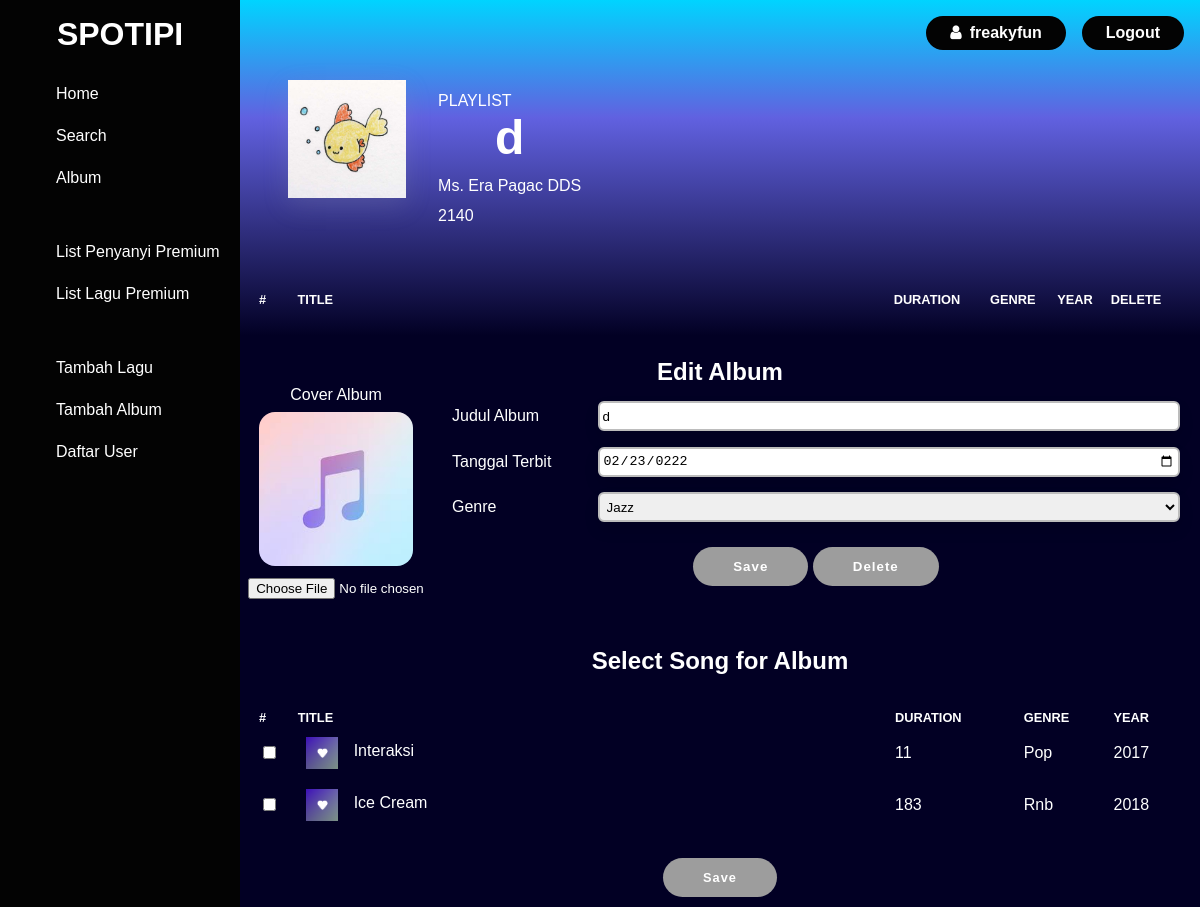
The app's page /src/albumDetail.php?id=76 (signed in), older data.
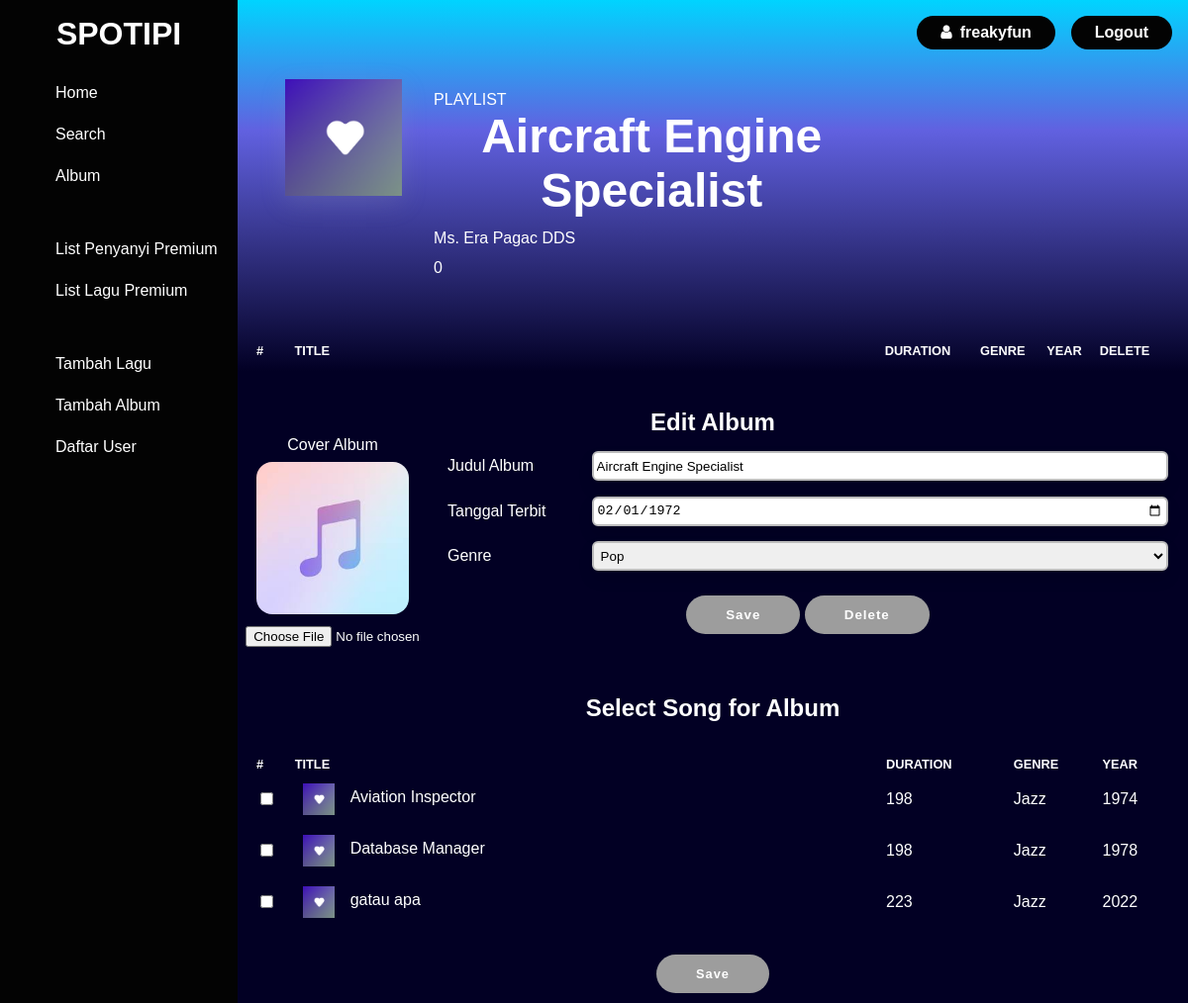
The same page, newer data.
### tables this page shows
CREATE TABLE `album` (
  `album_id` int(11) NOT NULL,
  `Judul` char(64) NOT NULL,
  `Penyanyi` char(128) NOT NULL,
  `Total_duration` int(11) NOT NULL,
  `Image_path` char(255) NOT NULL,
  `Tanggal_terbit` date NOT NULL,
  `Genre` char(64) NOT NULL
);

CREATE TABLE `song` (
  `song_id` int(11) NOT NULL,
  `Judul` char(64) NOT NULL,
  `Penyanyi` char(128) NOT NULL,
  `Tanggal_terbit` date NOT NULL,
  `Genre` char(64) NOT NULL,
  `Duration` int(11) NOT NULL,
  `Audio_path` char(255) NOT NULL,
  `Image_path` char(255) NOT NULL,
  `album_id` int(11) DEFAULT NULL
);

### src/albumDetail.php (the view, shortened to what this page needs)
<?php
require_once("config/config.php");
$id = $_GET['id'];
$sql1 = "SELECT * FROM song where song.album_id is NULL ORDER BY song.tanggal_terbit;";
$data1 = mysqli_query($conn, $sql1);
$result1 = [];
while ($row1 = mysqli_fetch_assoc($data1)) {
  $result1[] = $row1;
}
$sql2 = "SELECT * FROM album WHERE album_id = " . "$id" . ";";
$data2 = mysqli_query($conn, $sql2);
$result2 = mysqli_fetch_assoc($data2);
?>
<!DOCTYPE html>
<html lang="en">
<head>
  <link rel="stylesheet" href="styles/public.css" />
  <link rel="stylesheet" href="styles/albumDetail.css" />
  <link rel="stylesheet" href="styles/sidenav.css" />
  <link rel="stylesheet" href="styles/create.css" />
  <link rel="stylesheet" href="styles/topnav.css" />
  <link rel="stylesheet" href="https://cdnjs.cloudflare.com/ajax/libs/font-awesome/4.7.0/css/font-awesome.min.css" />
</head>
<body>
  <div class="homepage-user">
    <?php include "./components/sidenav.php" ?>
    <div class="home-section">
      <?php include "./components/topnav.php" ?>
      <div class="header">
        <img class="header-img" src="<?= $result2['Image_path'] ?>" alt="" />
        <div class="header-desc">
          <p class="header-desc-p">PLAYLIST</p>
          <h1 class="header-title"><?= $result2['Judul'] ?></h1>
          <p><?= $result2['Penyanyi'] ?></p>
          <p><?= $result2['Total_duration'] ?></p>
        </div>
      </div>
      <div class="songlist">
        <table class="songlist-table">
          <tr class="th-row">
            <th class="th-number">#</th>
            <th class="th-title">TITLE</th>
            <th class="th-duration">DURATION</th>
            <th class="th-genre">GENRE</th>
            <th class="th-year">YEAR</th>
            <?php
            if (isset($_SESSION['login']) && isset($_SESSION['isAdmin'])) {
              if ($_SESSION['isAdmin'] == 1) {
            ?>
                <th class="th-delete">DELETE</th>
            <?php }
            } ?>
          </tr>
        </table>
      </div>
      <?php
      if (isset($_SESSION['login']) && isset($_SESSION['isAdmin'])) {
        if ($_SESSION['isAdmin'] == 1) {
      ?>
          <div class="song-edit">
            <h3>Edit Album</h3>
            <div class="form-container">
              <div class="form-container-input">
                <div class="form-input-img">
                  <p class="form-label">Cover Album</p>
                  <div class="img-container">
                    <img src="assets/songdefault.jpeg" alt="album" id="img-preview">
                  </div>
                  <input type="file" class="input-img" accept="image/jpg, image/png, image/jpeg" name="cover" id="cover">
                </div>
                <div class="form-input-data">
                  <div class="row">
                    <p class="form-label">Judul Album</p>
                    <input type="text" class="form-input" id="judul" value="<?= $result2['Judul'] ?>">
                  </div>
                  <div class="row">
                    <p class="form-label">Tanggal Terbit</p>
                    <input type="date" class="form-input" id="tanggal-terbit" value="<?= $result2['Tanggal_terbit'] ?>">
                  </div>
                  <div class="row">
                    <p class="form-label">Genre</p>
                    <select class="form-input" id="genre">
                      <option value="Pop" <?php if ($result2['Genre'] == "Pop") echo 'selected="selected"'; ?>>Pop</option>
                      <option value="Jazz" <?php if ($result2['Genre'] == "Jazz") echo 'selected="selected"'; ?>>Jazz</option>
                    </select>
                  </div>
                  <div class="button">
                    <button id="create-btn">Save</button>
                    <button id="delete-btn" name="delete">Delete</button>
                  </div>
                </div>
              </div>
            </div>
            <div class="selectsong-container">
              <div class="selectsong-title">
                <h3 id="selectsong-title">Select Song for Album</h3>
              </div>
              <div class="songlist">
                <table class="songlist-table">
                  <tr class="th-row">
                    <th class="th-number">#</th>
                    <th class="th-title">TITLE</th>
                    <th class="th-duration">DURATION</th>
                    <th class="th-genre">GENRE</th>
                    <th class="th-year">YEAR</th>
                  </tr>
                  <?php foreach ($result1 as $row1) : ?>
                    <tr class="songrow">
                      <td><input type='checkbox' class="checkbox" value="<?php echo $row1['song_id'] ?>"></td>
                      <td>
                        <div class="songtitle">
                          <img class="songtitle-img" src="assets/CoverImages/likedLogo.png" alt="" />
                          <div class="songtitle-desc">
                            <p class="songtitle-title">
                              <a href="songDetail.html"><?= $row1['Judul'] ?></a>
                            </p>
                          </div>
                        </div>
                      </td>
                      <td><?= $row1['Duration'] ?></td>
                      <td><?= $row1['Genre'] ?></td>
                      <td><?= date('Y', strtotime($row1['Tanggal_terbit'])) ?></td>
                    </tr>
                  <?php endforeach; ?>
                </table>
              </div>
              <div class="song-submit-form2 button">
                <button id="save2-btn">Save</button>
              </div>
            </div>
          </div>
      <?php }
      } ?>
</body>
</html>

### src/components/sidenav.php
<div class="sidenav">
  <div class="sidenav-items">
    <div class="sidenav-items-logo">
      <h2>SPOTIPI</h2>
    </div>
    <ul class="sidenav-items-list">
      <li>
        <a href="homepageUser.php">Home</a>
      </li>
      <li><a href="search.php">Search</a></li>
      <li><a href="albumList.php?halaman=1">Album</a></li>
    </ul>
    <?php
    if (isset($_SESSION['login'])) {
      echo "<ul class=\"sidenav-items-list\">
      <li><a href=\"penyanyiPremium.php\">List Penyanyi Premium</a></li>
      <li><a href=\"songPremiumList.php\">List Lagu Premium</a></li>
    </ul>
      ";
    }
    ?>
    <?php
    if (isset($_SESSION['login'])) {
      if ($_SESSION['isAdmin'] == 1) {
        echo "<ul class=\"sidenav-admin-list\">
                <li>
                  <a href=\"create_song.php\">Tambah Lagu</a>
                </li>
                <li><a href=\"create_album.php\">Tambah Album</a></li>
                <li><a href=\"user_list.php\">Daftar User</a></li>
              </ul>";
      }
    }
    ?>
  </div>
</div>

### src/components/topnav.php
<div class="topnav">
  <div class="topnav-btn">
    <?php
    if (isset($_SESSION['login'])) {
      echo "<a href=\"components\logout.php\"'>Logout</a>";
    } else {
      echo "<a href=\"components\login.php\"'>Login</a>";
    }
    ?>
  </div>
  <div class="topnav-profile">
    <div class="topnav-profile-icon">
      <i class="fa fa-user"></i>
    </div>
    <div class="topnav-profile-name">
      <?php
      if (isset($_SESSION['login'])) {
        echo "<h4>" . $_SESSION['username'] . "</h4>";
      } else {
        echo "<h4>Guest</h4>";
      }
      ?>
    </div>
  </div>
</div>

### src/styles/public.css (style rules this page uses)
* { box-sizing: border-box; }
body { margin: 0px; font-family: Helvetica, sans-serif; }
h1, h2, h3, h4 { font-weight: bold; margin: 0; }
h1 { font-size: 3rem; }
h2 { font-size: 2rem; }
h3 { font-size: 1.5rem; }
h4 { font-size: 1rem; }
p { font-size: 1rem; margin: 0; }
a { text-decoration: none; color: white; }

### src/styles/albumDetail.css (style rules this page uses)
.homepage-user { width: 100%; display: flex; min-height: 100vh; }
.header { display: flex; padding: 3rem; }
.header-desc { padding-left: 2rem; color: #fff; }
.header-desc p { font-weight: 300; font-stretch: ultra-expanded; margin-top: 12px; }
.header-img { box-shadow: rgba(149, 157, 165, 0.2) 0px 8px 24px; height: 20%; width: 20%; }
.songlist { color: white; }
.songlist-table { width: 100%; padding: 1rem; text-align: left; }
.songtitle { display: flex; align-items: center; padding: 0.5rem 0.5rem; }
.songtitle-img { width: 2rem; height: 2rem; }
.songtitle-desc { padding-left: 1rem; }
.songtitle-title { font-weight: 300; font-stretch: ultra-expanded; padding-bottom: 0.2rem; color: #fff; }
.th-number { width: 4%; text-align: left; }
.th-title { width: 65%; }
.th-row { padding: 2rem; border-bottom: 0.1rem solid #fff; }
.th-row th { font-size: 0.8rem; font-weight: thin; }
.home-section { width: 80%; height: auto; background: rgb(2, 0, 36); background: linear-gradient( 0deg, rgba(2, 0, 36, 1) 63%, rgba(97, 97, 224, 1) 87%, rgba(0, 212, 255, 1) 100%); }
.song-edit>h3 { margin-top: 2rem; text-align: center; }
.song-submit-form2 button { margin: 1rem 3rem 3rem 3rem; padding: 1rem 3rem; font-size: 0.8rem; }
#delete-btn, #save2-btn { font-weight: bold; letter-spacing: 1px; background-color: #9D9D9D; color: white; border: none; border-radius: 2rem; cursor: pointer; transition: 0.6s all; margin: 10px 0; padding: 12px 40px; }
.selectsong-title { margin-top: 2rem; width: 100%; padding: 1rem 3rem 1rem 3rem; text-align: center; color: #fff; }
.songtitle { display: flex; align-items: center; padding: 0.5rem 0.5rem; color: #fff; }
.songtitle-desc { padding-left: 1rem; color: #fff; }
.th-title { width: 65%; color: #fff; }

### src/styles/sidenav.css (style rules this page uses)
.sidenav { width: 20%; background-color: #030303; color: white; float: left; }
.sidenav-items { display: flex; flex-direction: column; padding: 1rem; }
.sidenav-items-logo { align-items: center; padding-bottom: 1rem; }
.sidenav-items-list li { list-style-type: none; padding-bottom: 1.5rem; }
.sidenav-items-list li a { text-decoration: none; color: white; }
.sidenav-admin-list li { list-style-type: none; padding-bottom: 1.5rem; }
.sidenav-admin-list li a { text-decoration: none; color: white; }

### src/styles/create.css (style rules this page uses)
body { color: white; display: flex; }
h1, h2 { text-align: center; }
.form-container-input { display: flex; flex: 1; }
.form-input-data { flex: 1; width: 80%; }
.form-input-img>p { text-align: center; }
.row { display: flex; align-items: center; margin: 2% 20px }
.form-label { flex: 20%; }
.form-input { flex: 80%; height: 30px; border-radius: 6px; padding: 3px; box-shadow: 0px 8px 15px rgba(0, 0, 0, 0.1); outline: none; transition: 0.2s all; border: 2px solid #BCBCBC; }
.form-input-img { text-align: center; width: 20%; }
.input-img { background-color: transparent; color: white; text-align-last: center; width: 100%; }
#img-preview { object-fit: cover; width: 80%; height: 80%; border-radius: 1rem; margin: 0.5rem 0; }
.button { text-align: center; }
#create-btn { font-weight: bold; letter-spacing: 1px; background-color: #9D9D9D; color: white; border: none; border-radius: 2rem; cursor: pointer; transition: 0.6s all; margin: 10px 0; padding: 12px 40px; }

### src/styles/topnav.css (style rules this page uses)
.topnav { width: 100%; padding: 1rem; }
.topnav-profile, .topnav-btn { display: flex; align-items: center; padding: 0.5rem 1.5rem; border-radius: 4rem; background-color: #030303; color: #fff; float: right; }
.topnav-profile { margin-right: 1rem; }
.topnav-profile-icon { padding-right: 0.5rem; }
.topnav-btn a { font-weight: bold; }

Row changes from the older to the newer data that the page shows:
removed song: Judul "Interaksi", Duration "11", Genre "Pop", Tanggal_terbit "2017"
removed song: Judul "Ice Cream", Duration "183", Genre "Rnb", Tanggal_terbit "2018"
changed album "Ms. Era Pagac DDS": Image_path: a different picture; Judul "d" → "Aircraft Engine Specialist"; Total_duration "2140" → "0"; Tanggal_terbit "02/23/0222" → "02/01/1972"; Genre "Jazz" → "Pop"
added song: Judul "Aviation Inspector", Duration "198", Genre "Jazz", Tanggal_terbit "1974"
added song: Judul "Database Manager", Duration "198", Genre "Jazz", Tanggal_terbit "1978"
added song: Judul "gatau apa", Duration "223", Genre "Jazz", Tanggal_terbit "2022"
